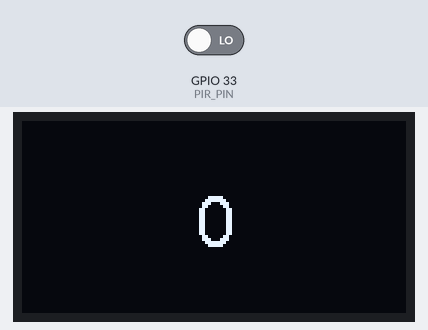
Bench run of a sketch on a simulated ESP8266 (NodeMCU). Parts: 128×64 one-colour display. The inputs (shaded band) are chosen by the test bench; at power-on: GPIO 33 (PIR_PIN) LOW.

Above: at 1.2 s.
1.3 s: GPIO 33 (PIR_PIN) driven HIGH
At 2.9 s:
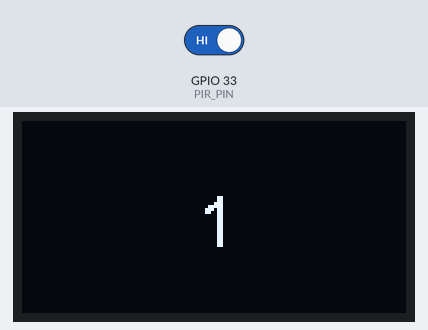
At 3.9 s:
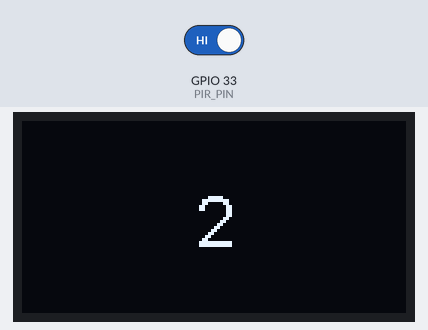
Timing chart, 0 to 5.4 s (numbered marks = the images above; inputs shaded):
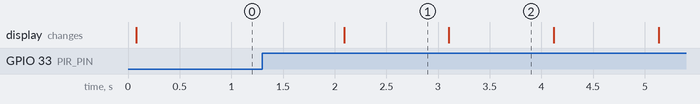

Measured:
- after the input at 1.3 s, the display: changes after 0.79 s (image 1)
- what the display in image 1 shows lasts 1.0 s, from 2.1 s to 3.1 s

The sketch:

pirCount.ino
```cpp
#define PIR_PIN 33

#include "SSD1306.h"
#include "OLEDDisplayUi.h"
#define SSD1306_ADDRESS 0x3c

#define I2C_SDA 21
#define I2C_SCL 22

SSD1306 oled(SSD1306_ADDRESS, I2C_SDA, I2C_SCL);
OLEDDisplayUi ui(&oled);
char cstr[16];
int PIRState = 0;


int count = 0;
void countFunc()
{
    oled.clear();
    sprintf(cstr, "%d", count);
    oled.drawString(oled.getWidth() / 2, 20, cstr);
    oled.display();

    count++;
}

void setup()
{
    oled.init();
    oled.setFont(ArialMT_Plain_24);
    oled.setTextAlignment(TEXT_ALIGN_CENTER);
    delay(50);
    countFunc();

    pinMode(PIR_PIN, INPUT);

}

void loop(){
  if (digitalRead(PIR_PIN) == HIGH)
  {
    countFunc();
  }

  delay(1000);
}
```
